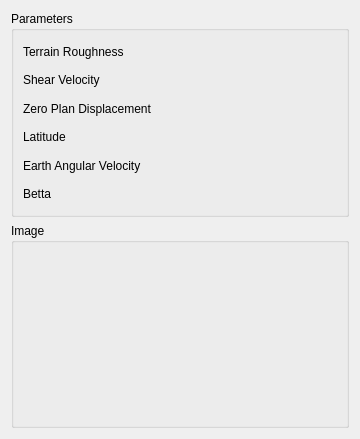
<?xml version="1.0" encoding="UTF-8"?>
<ui version="4.0">
 <class>WindLabGui::DlgDHLowProfile</class>
 <widget class="QWidget" name="WindLabGui::DlgDHLowProfile">
  <property name="geometry">
   <rect>
    <x>0</x>
    <y>0</y>
    <width>360</width>
    <height>439</height>
   </rect>
  </property>
  <property name="windowTitle">
   <string>Feature Parameters</string>
  </property>
  <property name="sizeGripEnabled" stdset="0">
   <bool>true</bool>
  </property>
  <layout class="QGridLayout" name="gridLayout">
   <item row="1" column="0">
    <widget class="QGroupBox" name="GroupBox5_5">
     <property name="title">
      <string>Image</string>
     </property>
     <layout class="QGridLayout" name="_6">
      <property name="leftMargin">
       <number>9</number>
      </property>
      <property name="topMargin">
       <number>9</number>
      </property>
      <property name="rightMargin">
       <number>9</number>
      </property>
      <property name="bottomMargin">
       <number>9</number>
      </property>
      <property name="spacing">
       <number>6</number>
      </property>
      <item row="1" column="0">
       <layout class="QHBoxLayout" name="horizontalLayout_9" stretch="0">
        <item>
         <widget class="QLabel" name="label_Image">
          <property name="text">
           <string/>
          </property>
         </widget>
        </item>
       </layout>
      </item>
     </layout>
    </widget>
   </item>
   <item row="0" column="0">
    <widget class="QGroupBox" name="GroupBox5_3">
     <property name="title">
      <string>Parameters</string>
     </property>
     <layout class="QGridLayout" name="_3">
      <property name="leftMargin">
       <number>9</number>
      </property>
      <property name="topMargin">
       <number>9</number>
      </property>
      <property name="rightMargin">
       <number>9</number>
      </property>
      <property name="bottomMargin">
       <number>9</number>
      </property>
      <property name="spacing">
       <number>6</number>
      </property>
      <item row="1" column="0">
       <layout class="QHBoxLayout" name="horizontalLayout" stretch="0,0">
        <item>
         <widget class="QLabel" name="label">
          <property name="text">
           <string>Terrain Roughness</string>
          </property>
         </widget>
        </item>
        <item>
         <widget class="Gui::QuantitySpinBox" name="doubleSpinBox_Zo" native="true">
          <property name="keyboardTracking" stdset="0">
           <bool>false</bool>
          </property>
          
         </widget>
        </item>
       </layout>
      </item>
      <item row="5" column="0">
       <layout class="QHBoxLayout" name="horizontalLayout_13" stretch="0,0">
        <item>
         <widget class="QLabel" name="label_12">
          <property name="text">
           <string>Earth Angular Velocity</string>
          </property>
         </widget>
        </item>
        <item>
         <widget class="Gui::QuantitySpinBox" name="doubleSpinBox_Omega" native="true">
          <property name="keyboardTracking" stdset="0">
           <bool>false</bool>
          </property>
          
         </widget>
        </item>
       </layout>
      </item>
      <item row="4" column="0">
       <layout class="QHBoxLayout" name="horizontalLayout_7" stretch="0,0">
        <item>
         <widget class="QLabel" name="label_7">
          <property name="text">
           <string>Latitude</string>
          </property>
         </widget>
        </item>
        <item>
         <widget class="Gui::QuantitySpinBox" name="doubleSpinBox_Phi" native="true">
          <property name="keyboardTracking" stdset="0">
           <bool>false</bool>
          </property>
          
         </widget>
        </item>
       </layout>
      </item>
      <item row="3" column="0">
       <layout class="QHBoxLayout" name="horizontalLayout_4" stretch="0,0">
        <item>
         <widget class="QLabel" name="label_4">
          <property name="text">
           <string>Zero Plan Displacement</string>
          </property>
         </widget>
        </item>
        <item>
         <widget class="Gui::QuantitySpinBox" name="doubleSpinBox_Zd" native="true">
          <property name="keyboardTracking" stdset="0">
           <bool>false</bool>
          </property>
          
         </widget>
        </item>
       </layout>
      </item>
      <item row="2" column="0">
       <layout class="QHBoxLayout" name="horizontalLayout_3" stretch="0,0">
        <item>
         <widget class="QLabel" name="label_3">
          <property name="text">
           <string>Shear Velocity</string>
          </property>
         </widget>
        </item>
        <item>
         <widget class="Gui::QuantitySpinBox" name="doubleSpinBox_Mu" native="true">
          <property name="keyboardTracking" stdset="0">
           <bool>false</bool>
          </property>
          
         </widget>
        </item>
       </layout>
      </item>
      <item row="6" column="0">
       <layout class="QHBoxLayout" name="horizontalLayout_14" stretch="0,0">
        <item>
         <widget class="QLabel" name="label_13">
          <property name="text">
           <string>Betta</string>
          </property>
         </widget>
        </item>
        <item>
         <widget class="Gui::QuantitySpinBox" name="doubleSpinBox_Beta" native="true">
          <property name="keyboardTracking" stdset="0">
           <bool>false</bool>
          </property>
         </widget>
        </item>
       </layout>
      </item>
     </layout>
    </widget>
   </item>
  </layout>
 </widget>
 <customwidgets>
  <customwidget>
   <class>Gui::QuantitySpinBox</class>
   <extends>QWidget</extends>
   <header>Gui/QuantitySpinBox.h</header>
  </customwidget>
 </customwidgets>
 <resources/>
 <connections/>
</ui>
